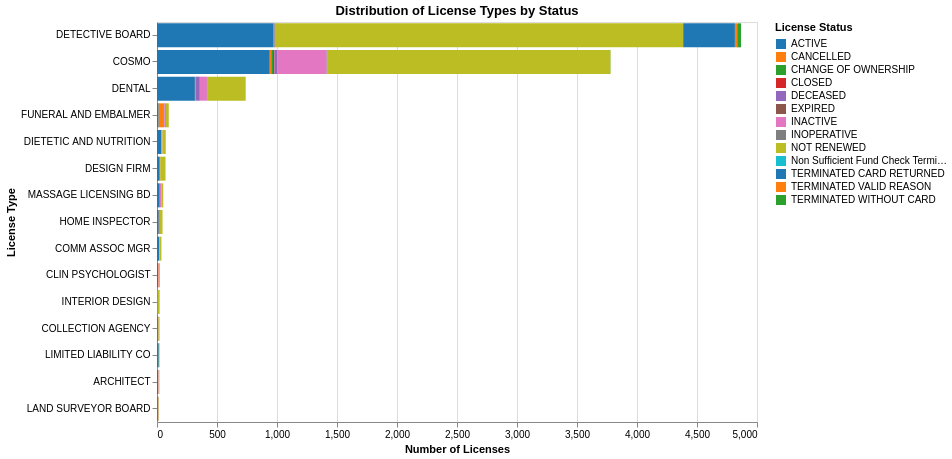

Here is the notebook cell this chart was saved with:
### Markdown cell above
This visualization displays the distribution of the top 15 most common license types in the dataset, showing how many licenses exist for each type and their current status (Active, Expired, Not Renewed, etc.). I used a horizontal bar chart format with the License Type encoded as a nominal variable on the y-axis, Count encoded as a quantitative variable on the x-axis, and License Status encoded as a nominal variable using color. The bars are sorted in descending order by total count to make it easy to identify which license types are most prevalent. For the color encoding, I chose the category20 color scheme for License Status because it provides clear visual distinction between the different status categories, making it easy to compare status distributions across license types. In terms of data transformations, I grouped the original dataset by both License Type and License Status to aggregate the counts, then filtered the results to include only the top 15 license types by total count to prevent overcrowding and maintain readability.

### Code cell
# Horizontal bar
chart1 = alt.Chart(license_counts_filtered).mark_bar().encode(
    y=alt.Y('License Type:N', sort='-x', title='License Type'),
    x=alt.X('Count:Q', title='Number of Licenses'),
    color=alt.Color('License Status:N', title='License Status', scale=alt.Scale(scheme='category20')),
    tooltip=[
        alt.Tooltip('License Type:N', title='License Type'),
        alt.Tooltip('License Status:N', title='Status'),
        alt.Tooltip('Count:Q', title='Count', format=',')
    ]
).properties(
    title='Distribution of License Types by Status',
    width=600,
    height=400
).interactive()

chart1

### Figure 1 — Vega-Lite specification as saved in the notebook (floating-point values rounded to 4 significant figures)
{"config": {"view": {"continuousWidth": 300, "continuousHeight": 300}}, "data": {"name": "data-a49b1e1b1fa41e7ddbecde525583b24a"}, "mark": {"type": "bar"}, "encoding": {"color": {"field": "License Status", "scale": {"scheme": "category10"}, "title": "License Status", "type": "nominal"}, "tooltip": [{"field": "License Type", "title": "License Type", "type": "nominal"}, {"field": "License Status", "title": "Status", "type": "nominal"}, {"field": "Count", "format": ",", "title": "Count", "type": "quantitative"}], "x": {"field": "Count", "title": "Number of Licenses", "type": "quantitative"}, "y": {"field": "License Type", "sort": "-x", "title": "License Type", "type": "nominal"}}, "height": 400, "params": [{"name": "param_1", "select": {"type": "interval", "encodings": ["x", "y"]}, "bind": "scales"}], "title": "Distribution of License Types by Status", "width": 600, "$schema": "https://vega.github.io/schema/vega-lite/v5.20.1.json", "datasets": {"data-a49b1e1b1fa41e7ddbecde525583b24a": [{"License Type": "ARCHITECT", "License Status": "ACTIVE", "Count": 8}, {"License Type": "ARCHITECT", "License Status": "DECEASED", "Count": 1}, {"License Type": "ARCHITECT", "License Status": "INACTIVE", "Count": 5}, {"License Type": "ARCHITECT", "License Status": "NOT RENEWED", "Count": 6}, {"License Type": "CLIN PSYCHOLOGIST", "License Status": "ACTIVE", "Count": 9}, {"License Type": "CLIN PSYCHOLOGIST", "License Status": "CANCELLED", "Count": 5}, {"License Type": "CLIN PSYCHOLOGIST", "License Status": "INACTIVE", "Count": 3}, {"License Type": "CLIN PSYCHOLOGIST", "License Status": "NOT RENEWED", "Count": 7}, {"License Type": "COLLECTION AGENCY", "License Status": "ACTIVE", "Count": 7}, {"License Type": "COLLECTION AGENCY", "License Status": "CANCELLED", "Count": 2}, {"License Type": "COLLECTION AGENCY", "License Status": "CHANGE OF OWNERSHIP", "Count": 1}, {"License Type": "COLLECTION AGENCY", "License Status": "CLOSED", "Count": 2}, {"License Type": "COLLECTION AGENCY", "License Status": "INOPERATIVE", "Count": 1}, {"License Type": "COLLECTION AGENCY", "License Status": "NOT RENEWED", "Count": 8}, {"License Type": "COMM ASSOC MGR", "License Status": "ACTIVE", "Count": 19}, {"License Type": "COMM ASSOC MGR", "License Status": "INACTIVE", "Count": 2}, {"License Type": "COMM ASSOC MGR", "License Status": "NOT RENEWED", "Count": 16}, {"License Type": "COSMO", "License Status": "ACTIVE", "Count": 940}, {"License Type": "COSMO", "License Status": "CANCELLED", "Count": 12}, {"License Type": "COSMO", "License Status": "CHANGE OF OWNERSHIP", "Count": 15}, {"License Type": "COSMO", "License Status": "CLOSED", "Count": 12}, {"License Type": "COSMO", "License Status": "DECEASED", "Count": 23}, {"License Type": "COSMO", "License Status": "INACTIVE", "Count": 412}, {"License Type": "COSMO", "License Status": "INOPERATIVE", "Count": 3}, {"License Type": "COSMO", "License Status": "NOT RENEWED", "Count": 2363}, {"License Type": "COSMO", "License Status": "Non Sufficient Fund Check Terminated", "Count": 1}, {"License Type": "DENTAL", "License Status": "ACTIVE", "Count": 316}, {"License Type": "DENTAL", "License Status": "CANCELLED", "Count": 7}, {"License Type": "DENTAL", "License Status": "DECEASED", "Count": 31}, {"License Type": "DENTAL", "License Status": "EXPIRED", "Count": 4}, {"License Type": "DENTAL", "License Status": "INACTIVE", "Count": 58}, {"License Type": "DENTAL", "License Status": "INOPERATIVE", "Count": 1}, {"License Type": "DENTAL", "License Status": "NOT RENEWED", "Count": 322}, {"License Type": "DESIGN FIRM", "License Status": "ACTIVE", "Count": 23}, {"License Type": "DESIGN FIRM", "License Status": "CANCELLED", "Count": 2}, {"License Type": "DESIGN FIRM", "License Status": "CLOSED", "Count": 2}, {"License Type": "DESIGN FIRM", "License Status": "NOT RENEWED", "Count": 44}, {"License Type": "DETECTIVE BOARD", "License Status": "ACTIVE", "Count": 971}, {"License Type": "DETECTIVE BOARD", "License Status": "CANCELLED", "Count": 2}, {"License Type": "DETECTIVE BOARD", "License Status": "CLOSED", "Count": 3}, {"License Type": "DETECTIVE BOARD", "License Status": "DECEASED", "Count": 1}, {"License Type": "DETECTIVE BOARD", "License Status": "INACTIVE", "Count": 1}, {"License Type": "DETECTIVE BOARD", "License Status": "INOPERATIVE", "Count": 11}, {"License Type": "DETECTIVE BOARD", "License Status": "NOT RENEWED", "Count": 3395}, {"License Type": "DETECTIVE BOARD", "License Status": "Non Sufficient Fund Check Terminated", "Count": 1}, {"License Type": "DETECTIVE BOARD", "License Status": "TERMINATED CARD RETURNED", "Count": 431}, {"License Type": "DETECTIVE BOARD", "License Status": "TERMINATED VALID REASON", "Count": 19}, {"License Type": "DETECTIVE BOARD", "License Status": "TERMINATED WITHOUT CARD", "Count": 32}, {"License Type": "DIETETIC AND NUTRITION", "License Status": "ACTIVE", "Count": 37}, {"License Type": "DIETETIC AND NUTRITION", "License Status": "CANCELLED", "Count": 1}, {"License Type": "DIETETIC AND NUTRITION", "License Status": "INACTIVE", "Count": 7}, {"License Type": "DIETETIC AND NUTRITION", "License Status": "NOT RENEWED", "Count": 28}, {"License Type": "FUNERAL AND EMBALMER", "License Status": "ACTIVE", "Count": 14}, {"License Type": "FUNERAL AND EMBALMER", "License Status": "CANCELLED", "Count": 44}, {"License Type": "FUNERAL AND EMBALMER", "License Status": "DECEASED", "Count": 4}, {"License Type": "FUNERAL AND EMBALMER", "License Status": "INACTIVE", "Count": 13}, {"License Type": "FUNERAL AND EMBALMER", "License Status": "NOT RENEWED", "Count": 23}, {"License Type": "HOME INSPECTOR", "License Status": "ACTIVE", "Count": 14}, {"License Type": "HOME INSPECTOR", "License Status": "EXPIRED", "Count": 8}, {"License Type": "HOME INSPECTOR", "License Status": "NOT RENEWED", "Count": 24}, {"License Type": "INTERIOR DESIGN", "License Status": "ACTIVE", "Count": 2}, {"License Type": "INTERIOR DESIGN", "License Status": "CANCELLED", "Count": 1}, {"License Type": "INTERIOR DESIGN", "License Status": "INACTIVE", "Count": 5}, {"License Type": "INTERIOR DESIGN", "License Status": "NOT RENEWED", "Count": 14}, {"License Type": "LAND SURVEYOR BOARD", "License Status": "ACTIVE", "Count": 5}, {"License Type": "LAND SURVEYOR BOARD", "License Status": "CANCELLED", "Count": 1}, {"License Type": "LAND SURVEYOR BOARD", "License Status": "EXPIRED", "Count": 3}, {"License Type": "LAND SURVEYOR BOARD", "License Status": "INACTIVE", "Count": 4}, {"License Type": "LAND SURVEYOR BOARD", "License Status": "NOT RENEWED", "Count": 4}, {"License Type": "LIMITED LIABILITY CO", "License Status": "ACTIVE", "Count": 15}, {"License Type": "LIMITED LIABILITY CO", "License Status": "NOT RENEWED", "Count": 6}, {"License Type": "MASSAGE LICENSING BD", "License Status": "ACTIVE", "Count": 23}, {"License Type": "MASSAGE LICENSING BD", "License Status": "INACTIVE", "Count": 12}, {"License Type": "MASSAGE LICENSING BD", "License Status": "NOT RENEWED", "Count": 17}]}}
